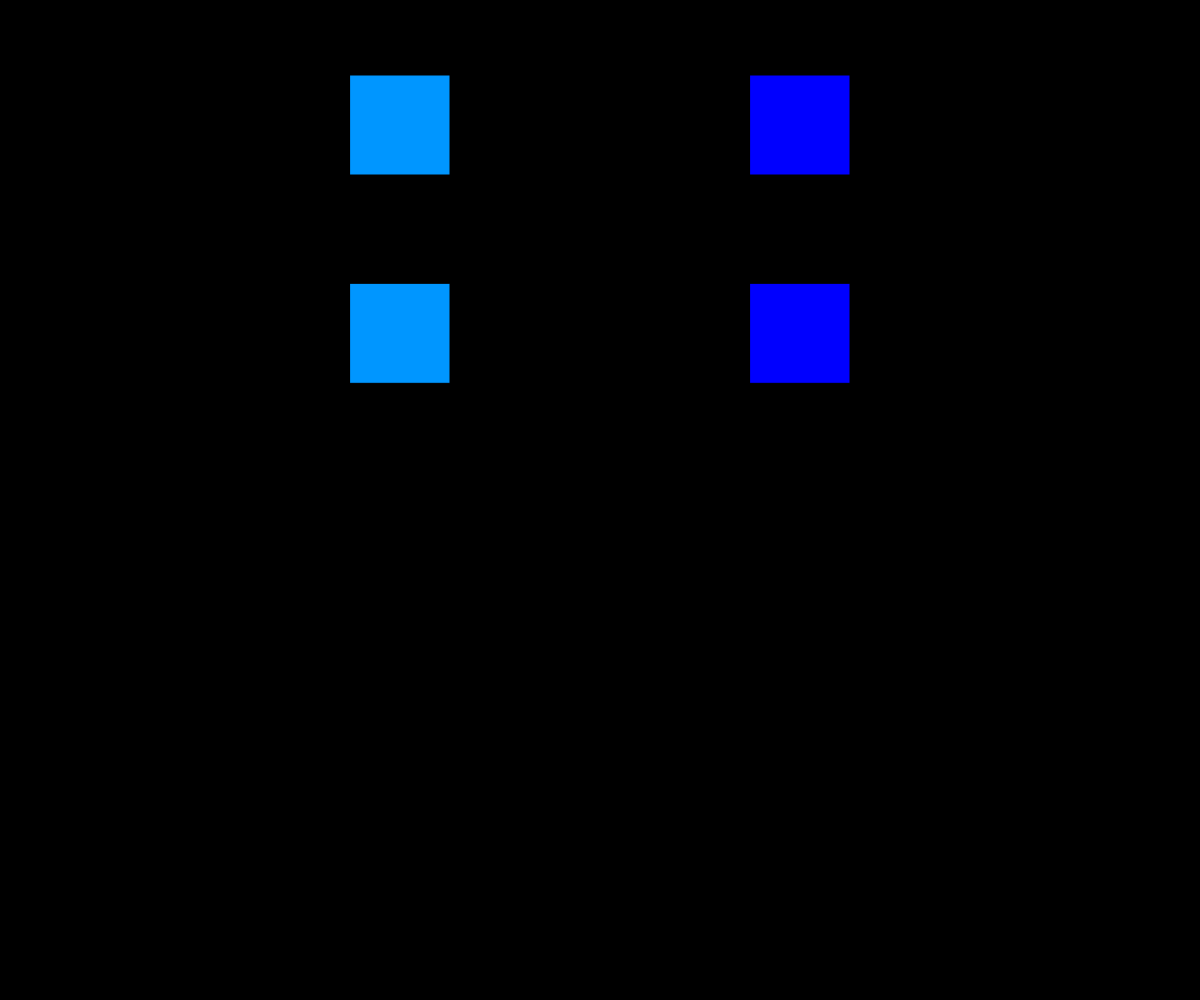
Frame 1 (no input)
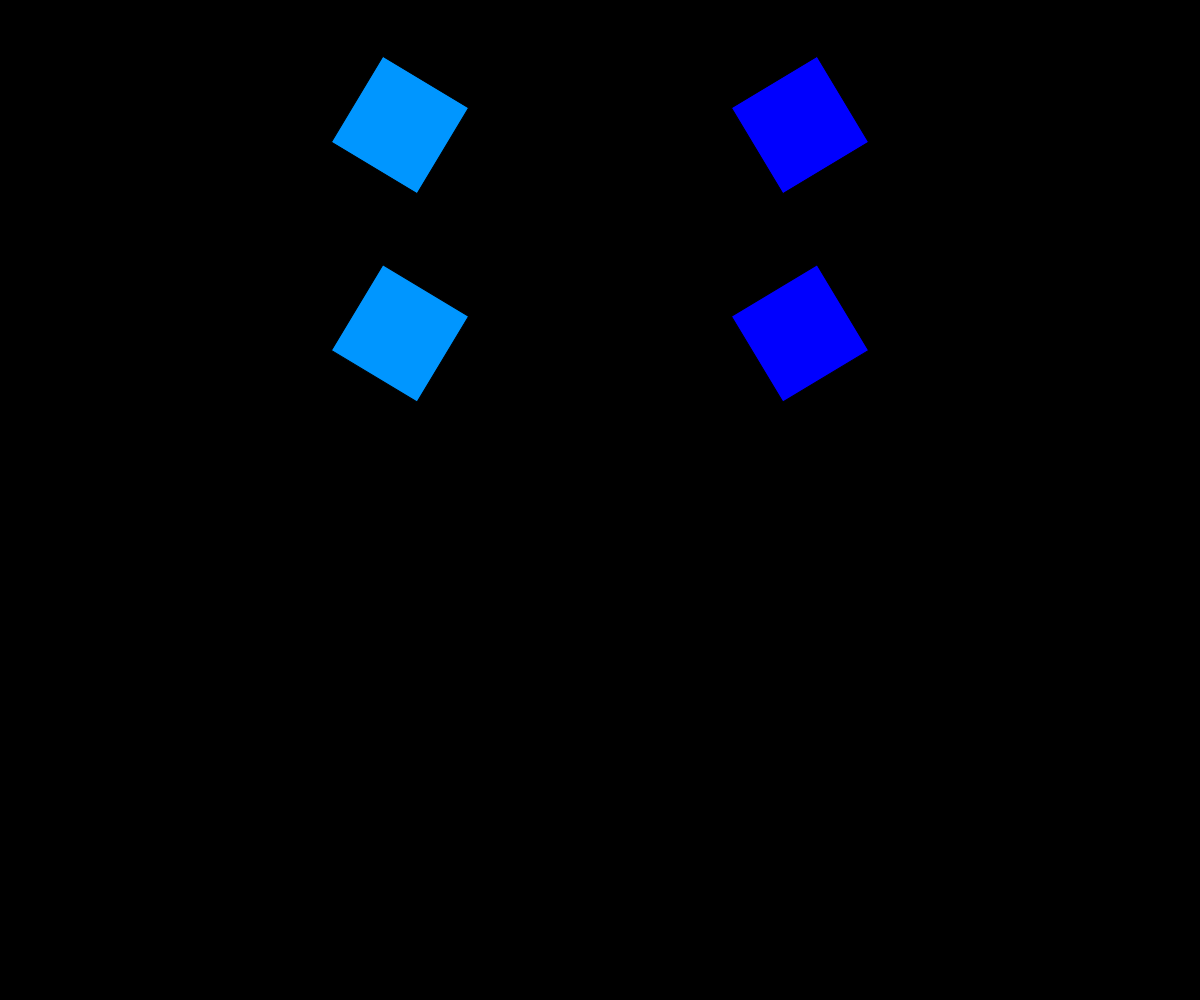
Frame 60 (no input)
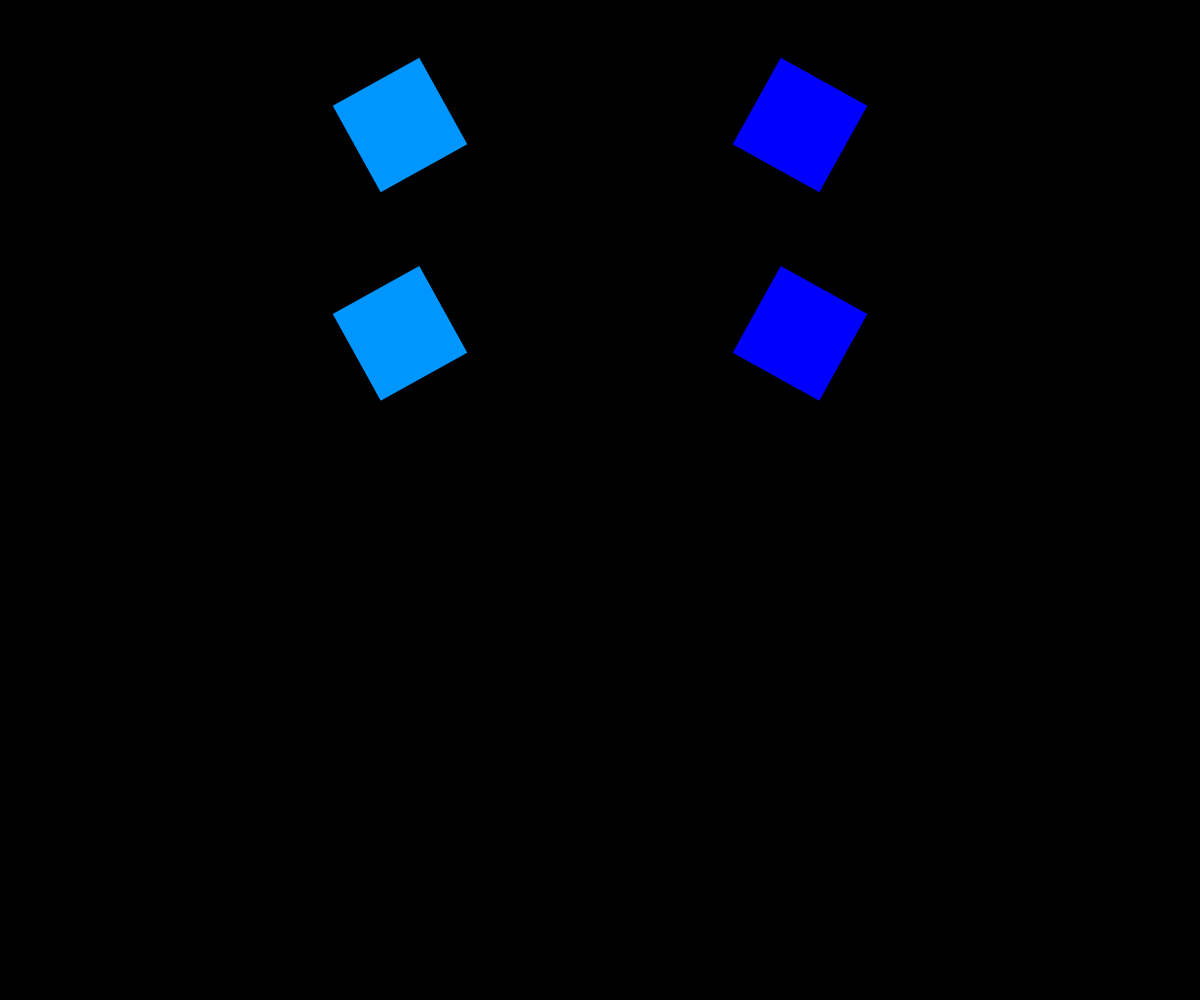
Frame 120 (the mouse pressed at the canvas centre since frame 60)

The p5.js sketch that drew these frames (run headless with seeded random() and noise() and a simulated clock; from frame 60 on, the mouse is pressed at the canvas centre):

// p5.js sketch
// ── sketch.js
let drehwinkel=0;


function setup() {
  createCanvas(windowWidth, windowHeight);
  angleMode(DEGREES);
  rectMode(CENTER);

}


function draw() {
  background(0);

  push();
  //Rechteck rechts
  //Koordinatesystem verschieben
  translate(width/2 + 200, height/3);
  //rotieren
  rotate(drehwinkel);

  fill(0, 0, 255);
  rect (0, 0, 100, 100);

  pop();


  push();
  //Rechteck links
  //Koordinatesystem verschieben
  translate(width/2 - 200, height/3);
  //hier im Gegenuhrzeigersinn drehen
  rotate(drehwinkel * -1); // suggestion von copilot

  fill(0, 150, 255);
  rect (0, 0, 100, 100);

  pop();

    push();
  //Rechteck rechts
  //Koordinatesystem verschieben
  translate(width/2 + 200, height/8);
  //rotieren
  rotate(drehwinkel);

  fill(0, 0, 255);
  rect (0, 0, 100, 100);

  pop();


  push();
  //Rechteck links
  //Koordinatesystem verschieben
  translate(width/2 - 200, height/8);
  //hier im Gegenuhrzeigersinn drehen
  rotate(drehwinkel * -1); // suggestion von copilot

  fill(0, 150, 255);
  rect (0, 0, 100, 100);

  pop();

  //fill(255, 0, 100);
  //Koordinatesystem zurückgesetzt
  //rect(0, 0, 200, 200);


  drehwinkel = drehwinkel +1;

}
